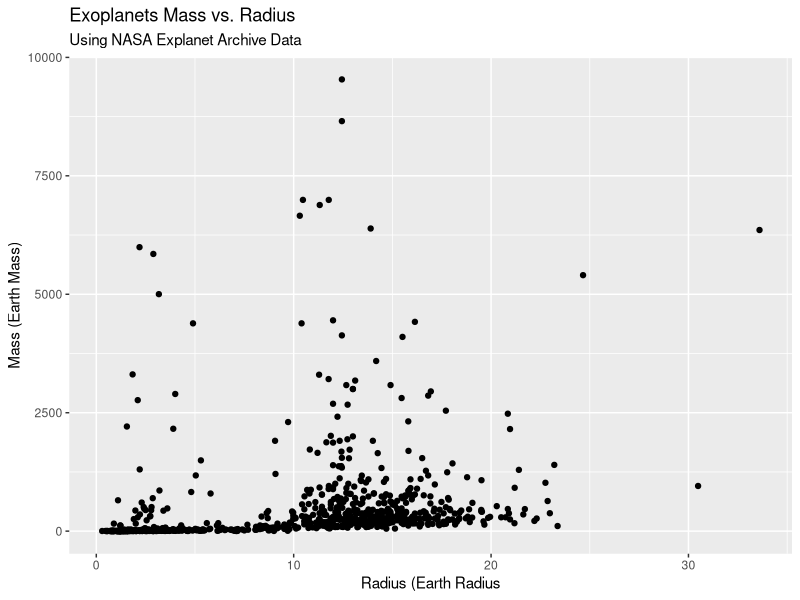
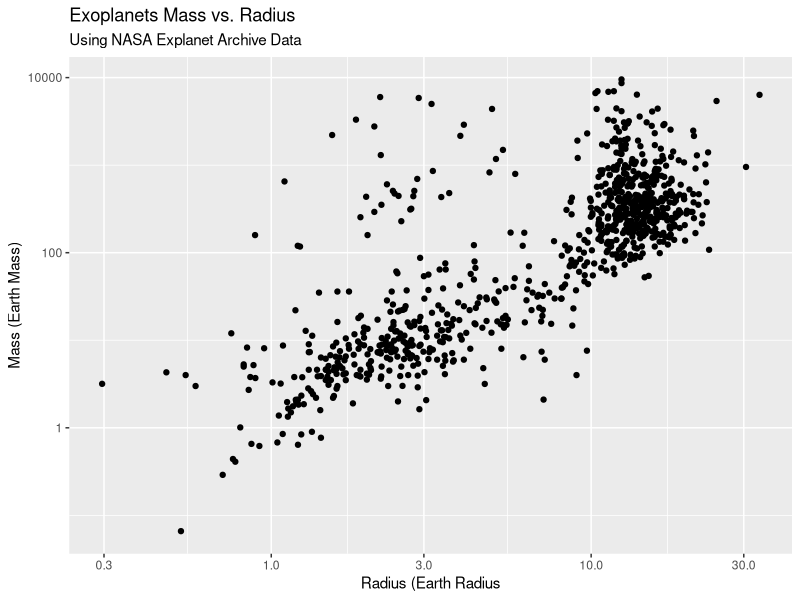
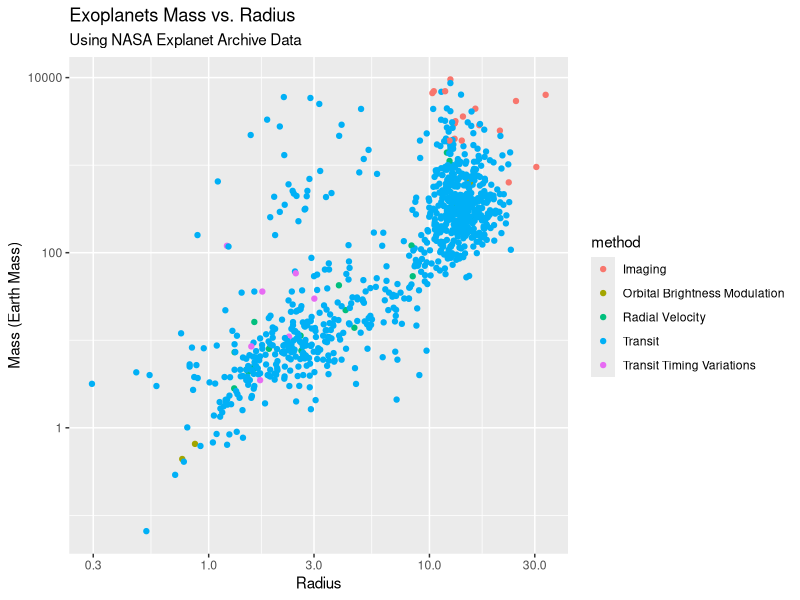
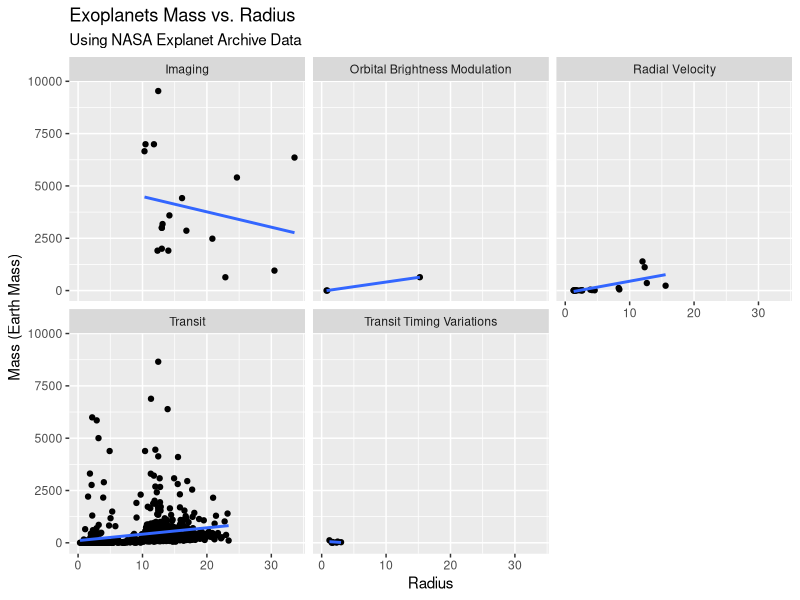

Write the R code that produced these figures, in order.
## ---- chunk 1
knitr::opts_chunk$set(echo = TRUE, message=FALSE, warning=FALSE)
library(tidyverse)
library(scales)
## ---- chunk 2
## Read in the csv file
## The first 100 lines of the file contain comments: we skip them.
## There is one row per exoplanet 
## Select some variables that we will work with and rename them
## Drop rows with missing data

planets = read_csv("exoplanets_default_2021-06-15.csv", skip = 100) %>%
  select(pl_name, discoverymethod, pl_rade, pl_bmasse) %>%
  rename(planet = pl_name,
         method = discoverymethod,
         radius = pl_rade,
         mass = pl_bmasse) %>% 
  drop_na()
## ---- chunk 3
  ggplot(planets) +
  geom_point(mapping = aes(x = radius, y = mass)) +
  xlab("Radius (Earth Radius") +
  ylab("Mass (Earth Mass)") +
  ggtitle("Exoplanets Mass vs. Radius",
  subtitle = "Using NASA Explanet Archive Data")
## ---- chunk 4

  ggplot(planets, aes(x = radius, y = mass)) +
  geom_point()+
  scale_x_log10() +
  scale_y_log10() +
  xlab("Radius (Earth Radius") +
  ylab("Mass (Earth Mass)") +
  ggtitle("Exoplanets Mass vs. Radius",
          subtitle = "Using NASA Explanet Archive Data")
## ---- chunk 5

  ggplot(planets, aes(x = radius, y = mass, color = method)) +
  geom_point()+
  scale_y_log10() +
  scale_x_log10() +
  xlab("Radius") +
  ylab("Mass (Earth Mass)") +
  ggtitle("Exoplanets Mass vs. Radius",
          subtitle="Using NASA Explanet Archive Data")
## ---- chunk 6
## uncomment and complete code below
# 
  ggplot(planets, aes(x=radius, y=mass)) +
  geom_point() +
  ## ADD A COMMENT SAYING WHAT THE NEXT LINE DOES
  # Response:Adds a smooth line that is fitted to the data
  geom_smooth(method="lm", se=FALSE) +
  ## ADD A COMMENT SAYING WHAT THE NEXT LINE DOES
  # Response:Creates separate subplots of the data, (based on method of discovery)
  facet_wrap(~method) +
  xlab("Radius") +
  ylab("Mass (Earth Mass)") +
  ggtitle("Exoplanets Mass vs. Radius",
          subtitle="Using NASA Explanet Archive Data")
